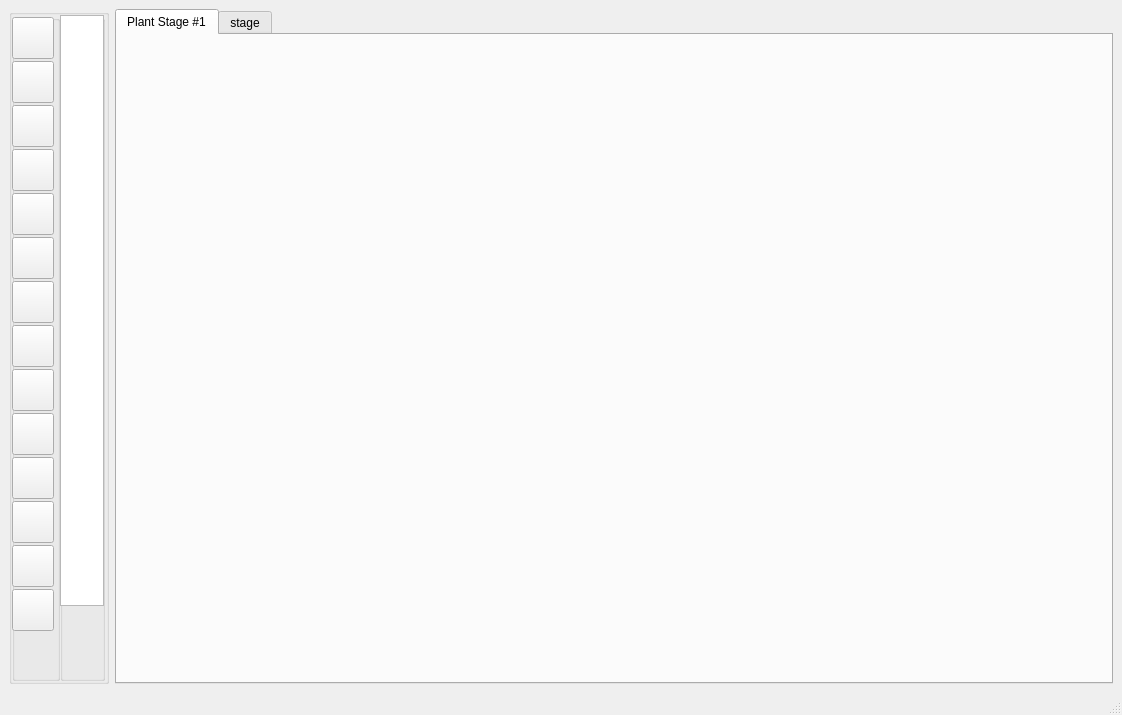
<?xml version="1.0" encoding="UTF-8"?>
<ui version="4.0">
 <class>MainWindow</class>
 <widget class="QMainWindow" name="MainWindow">
  <property name="geometry">
   <rect>
    <x>0</x>
    <y>0</y>
    <width>1122</width>
    <height>715</height>
   </rect>
  </property>
  <property name="windowTitle">
   <string>MainWindow</string>
  </property>
  <widget class="QWidget" name="centralwidget">
   <layout class="QVBoxLayout" name="verticalLayout">
    <item>
     <layout class="QHBoxLayout" name="horizontalLayout">
      <item>
       <widget class="QGroupBox" name="groupBoxToolMain">
        <property name="minimumSize">
         <size>
          <width>100</width>
          <height>0</height>
         </size>
        </property>
        <property name="maximumSize">
         <size>
          <width>100</width>
          <height>16777215</height>
         </size>
        </property>
        <property name="title">
         <string/>
        </property>
        <layout class="QHBoxLayout" name="horizontalLayout_2">
         <property name="spacing">
          <number>0</number>
         </property>
         <property name="leftMargin">
          <number>0</number>
         </property>
         <property name="topMargin">
          <number>0</number>
         </property>
         <property name="rightMargin">
          <number>0</number>
         </property>
         <property name="bottomMargin">
          <number>0</number>
         </property>
         <item>
          <widget class="QGroupBox" name="groupBoxClickButtons">
           <property name="minimumSize">
            <size>
             <width>48</width>
             <height>0</height>
            </size>
           </property>
           <property name="maximumSize">
            <size>
             <width>48</width>
             <height>16777215</height>
            </size>
           </property>
           <property name="title">
            <string/>
           </property>
           <property name="alignment">
            <set>Qt::AlignLeading|Qt::AlignLeft|Qt::AlignVCenter</set>
           </property>
           <widget class="QWidget" name="layoutWidget">
            <property name="geometry">
             <rect>
              <x>0</x>
              <y>0</y>
              <width>44</width>
              <height>632</height>
             </rect>
            </property>
            <layout class="QVBoxLayout" name="verticalLayout_4">
             <property name="spacing">
              <number>0</number>
             </property>
             <item>
              <widget class="QPushButton" name="pushButtonList1">
               <property name="minimumSize">
                <size>
                 <width>42</width>
                 <height>42</height>
                </size>
               </property>
               <property name="maximumSize">
                <size>
                 <width>42</width>
                 <height>42</height>
                </size>
               </property>
               <property name="text">
                <string/>
               </property>
               <property name="icon">
                <iconset resource="Resources.qrc">
                 <normaloff>:/Icons/DragDropIcons/BtnIcons/btn1.png</normaloff>:/Icons/DragDropIcons/BtnIcons/btn1.png</iconset>
               </property>
               <property name="iconSize">
                <size>
                 <width>45</width>
                 <height>45</height>
                </size>
               </property>
              </widget>
             </item>
             <item>
              <widget class="QPushButton" name="pushButtonList2">
               <property name="minimumSize">
                <size>
                 <width>42</width>
                 <height>42</height>
                </size>
               </property>
               <property name="maximumSize">
                <size>
                 <width>42</width>
                 <height>42</height>
                </size>
               </property>
               <property name="text">
                <string/>
               </property>
               <property name="icon">
                <iconset resource="Resources.qrc">
                 <normaloff>:/Icons/DragDropIcons/BtnIcons/btn2.png</normaloff>:/Icons/DragDropIcons/BtnIcons/btn2.png</iconset>
               </property>
               <property name="iconSize">
                <size>
                 <width>47</width>
                 <height>45</height>
                </size>
               </property>
              </widget>
             </item>
             <item>
              <widget class="QPushButton" name="pushButtonList3">
               <property name="minimumSize">
                <size>
                 <width>42</width>
                 <height>42</height>
                </size>
               </property>
               <property name="maximumSize">
                <size>
                 <width>42</width>
                 <height>42</height>
                </size>
               </property>
               <property name="text">
                <string/>
               </property>
               <property name="icon">
                <iconset resource="Resources.qrc">
                 <normaloff>:/Icons/DragDropIcons/BtnIcons/btn3.png</normaloff>:/Icons/DragDropIcons/BtnIcons/btn3.png</iconset>
               </property>
               <property name="iconSize">
                <size>
                 <width>47</width>
                 <height>45</height>
                </size>
               </property>
              </widget>
             </item>
             <item>
              <widget class="QPushButton" name="pushButtonList4">
               <property name="minimumSize">
                <size>
                 <width>42</width>
                 <height>42</height>
                </size>
               </property>
               <property name="maximumSize">
                <size>
                 <width>42</width>
                 <height>42</height>
                </size>
               </property>
               <property name="text">
                <string/>
               </property>
               <property name="icon">
                <iconset resource="Resources.qrc">
                 <normaloff>:/Icons/DragDropIcons/BtnIcons/btn4.png</normaloff>:/Icons/DragDropIcons/BtnIcons/btn4.png</iconset>
               </property>
               <property name="iconSize">
                <size>
                 <width>45</width>
                 <height>45</height>
                </size>
               </property>
              </widget>
             </item>
             <item>
              <widget class="QPushButton" name="pushButtonList5">
               <property name="minimumSize">
                <size>
                 <width>42</width>
                 <height>42</height>
                </size>
               </property>
               <property name="maximumSize">
                <size>
                 <width>42</width>
                 <height>42</height>
                </size>
               </property>
               <property name="text">
                <string/>
               </property>
               <property name="icon">
                <iconset resource="Resources.qrc">
                 <normaloff>:/Icons/DragDropIcons/BtnIcons/btn5.png</normaloff>:/Icons/DragDropIcons/BtnIcons/btn5.png</iconset>
               </property>
               <property name="iconSize">
                <size>
                 <width>47</width>
                 <height>45</height>
                </size>
               </property>
              </widget>
             </item>
             <item>
              <widget class="QPushButton" name="pushButtonList6">
               <property name="minimumSize">
                <size>
                 <width>42</width>
                 <height>42</height>
                </size>
               </property>
               <property name="maximumSize">
                <size>
                 <width>42</width>
                 <height>42</height>
                </size>
               </property>
               <property name="text">
                <string/>
               </property>
               <property name="icon">
                <iconset resource="Resources.qrc">
                 <normaloff>:/Icons/DragDropIcons/BtnIcons/btn6.png</normaloff>:/Icons/DragDropIcons/BtnIcons/btn6.png</iconset>
               </property>
               <property name="iconSize">
                <size>
                 <width>45</width>
                 <height>45</height>
                </size>
               </property>
              </widget>
             </item>
             <item>
              <widget class="QPushButton" name="pushButtonList7">
               <property name="minimumSize">
                <size>
                 <width>42</width>
                 <height>42</height>
                </size>
               </property>
               <property name="maximumSize">
                <size>
                 <width>42</width>
                 <height>42</height>
                </size>
               </property>
               <property name="text">
                <string/>
               </property>
               <property name="icon">
                <iconset resource="Resources.qrc">
                 <normaloff>:/Icons/DragDropIcons/BtnIcons/btn7.png</normaloff>:/Icons/DragDropIcons/BtnIcons/btn7.png</iconset>
               </property>
               <property name="iconSize">
                <size>
                 <width>47</width>
                 <height>45</height>
                </size>
               </property>
              </widget>
             </item>
             <item>
              <widget class="QPushButton" name="pushButtonList8">
               <property name="minimumSize">
                <size>
                 <width>42</width>
                 <height>42</height>
                </size>
               </property>
               <property name="maximumSize">
                <size>
                 <width>42</width>
                 <height>42</height>
                </size>
               </property>
               <property name="text">
                <string/>
               </property>
               <property name="icon">
                <iconset resource="Resources.qrc">
                 <normaloff>:/Icons/DragDropIcons/BtnIcons/btn8.png</normaloff>:/Icons/DragDropIcons/BtnIcons/btn8.png</iconset>
               </property>
               <property name="iconSize">
                <size>
                 <width>47</width>
                 <height>45</height>
                </size>
               </property>
              </widget>
             </item>
             <item>
              <widget class="QPushButton" name="pushButtonList9">
               <property name="minimumSize">
                <size>
                 <width>42</width>
                 <height>42</height>
                </size>
               </property>
               <property name="maximumSize">
                <size>
                 <width>42</width>
                 <height>42</height>
                </size>
               </property>
               <property name="text">
                <string/>
               </property>
               <property name="icon">
                <iconset resource="Resources.qrc">
                 <normaloff>:/Icons/DragDropIcons/BtnIcons/btn9.png</normaloff>:/Icons/DragDropIcons/BtnIcons/btn9.png</iconset>
               </property>
               <property name="iconSize">
                <size>
                 <width>47</width>
                 <height>45</height>
                </size>
               </property>
              </widget>
             </item>
             <item>
              <widget class="QPushButton" name="pushButtonList10">
               <property name="minimumSize">
                <size>
                 <width>42</width>
                 <height>42</height>
                </size>
               </property>
               <property name="maximumSize">
                <size>
                 <width>42</width>
                 <height>42</height>
                </size>
               </property>
               <property name="text">
                <string/>
               </property>
               <property name="icon">
                <iconset resource="Resources.qrc">
                 <normaloff>:/Icons/DragDropIcons/BtnIcons/btn10.png</normaloff>:/Icons/DragDropIcons/BtnIcons/btn10.png</iconset>
               </property>
               <property name="iconSize">
                <size>
                 <width>45</width>
                 <height>45</height>
                </size>
               </property>
              </widget>
             </item>
             <item>
              <widget class="QPushButton" name="pushButtonList11">
               <property name="minimumSize">
                <size>
                 <width>42</width>
                 <height>42</height>
                </size>
               </property>
               <property name="maximumSize">
                <size>
                 <width>42</width>
                 <height>42</height>
                </size>
               </property>
               <property name="text">
                <string/>
               </property>
               <property name="icon">
                <iconset resource="Resources.qrc">
                 <normaloff>:/Icons/DragDropIcons/BtnIcons/btn11.png</normaloff>:/Icons/DragDropIcons/BtnIcons/btn11.png</iconset>
               </property>
               <property name="iconSize">
                <size>
                 <width>47</width>
                 <height>45</height>
                </size>
               </property>
              </widget>
             </item>
             <item>
              <widget class="QPushButton" name="pushButtonList12">
               <property name="minimumSize">
                <size>
                 <width>42</width>
                 <height>42</height>
                </size>
               </property>
               <property name="maximumSize">
                <size>
                 <width>42</width>
                 <height>42</height>
                </size>
               </property>
               <property name="text">
                <string/>
               </property>
               <property name="icon">
                <iconset resource="Resources.qrc">
                 <normaloff>:/Icons/DragDropIcons/BtnIcons/btn12.png</normaloff>:/Icons/DragDropIcons/BtnIcons/btn12.png</iconset>
               </property>
               <property name="iconSize">
                <size>
                 <width>45</width>
                 <height>45</height>
                </size>
               </property>
              </widget>
             </item>
             <item>
              <widget class="QPushButton" name="pushButtonList13">
               <property name="minimumSize">
                <size>
                 <width>42</width>
                 <height>42</height>
                </size>
               </property>
               <property name="maximumSize">
                <size>
                 <width>42</width>
                 <height>42</height>
                </size>
               </property>
               <property name="text">
                <string/>
               </property>
               <property name="icon">
                <iconset resource="Resources.qrc">
                 <normaloff>:/Icons/DragDropIcons/BtnIcons/btn13.png</normaloff>:/Icons/DragDropIcons/BtnIcons/btn13.png</iconset>
               </property>
               <property name="iconSize">
                <size>
                 <width>47</width>
                 <height>45</height>
                </size>
               </property>
              </widget>
             </item>
             <item>
              <widget class="QPushButton" name="pushButtonList14">
               <property name="minimumSize">
                <size>
                 <width>42</width>
                 <height>42</height>
                </size>
               </property>
               <property name="maximumSize">
                <size>
                 <width>42</width>
                 <height>42</height>
                </size>
               </property>
               <property name="text">
                <string/>
               </property>
               <property name="icon">
                <iconset resource="Resources.qrc">
                 <normaloff>:/Icons/DragDropIcons/BtnIcons/paintBucket.png</normaloff>:/Icons/DragDropIcons/BtnIcons/paintBucket.png</iconset>
               </property>
               <property name="iconSize">
                <size>
                 <width>47</width>
                 <height>45</height>
                </size>
               </property>
              </widget>
             </item>
            </layout>
           </widget>
          </widget>
         </item>
         <item>
          <widget class="QGroupBox" name="groupBoxListView">
           <property name="minimumSize">
            <size>
             <width>45</width>
             <height>0</height>
            </size>
           </property>
           <property name="maximumSize">
            <size>
             <width>45</width>
             <height>16777215</height>
            </size>
           </property>
           <property name="title">
            <string/>
           </property>
           <widget class="QListView" name="listView">
            <property name="geometry">
             <rect>
              <x>0</x>
              <y>0</y>
              <width>44</width>
              <height>591</height>
             </rect>
            </property>
            <property name="minimumSize">
             <size>
              <width>44</width>
              <height>591</height>
             </size>
            </property>
            <property name="maximumSize">
             <size>
              <width>44</width>
              <height>591</height>
             </size>
            </property>
           </widget>
          </widget>
         </item>
        </layout>
       </widget>
      </item>
      <item>
       <widget class="QTabWidget" name="tabWidget">
        <property name="currentIndex">
         <number>0</number>
        </property>
        <widget class="QWidget" name="tab0">
         <attribute name="title">
          <string>Plant Stage #1</string>
         </attribute>
        </widget>
        <widget class="QWidget" name="tab1">
         <attribute name="title">
          <string>stage</string>
         </attribute>
        </widget>
       </widget>
      </item>
     </layout>
    </item>
   </layout>
  </widget>
  <widget class="QMenuBar" name="menubar">
   <property name="geometry">
    <rect>
     <x>0</x>
     <y>0</y>
     <width>1122</width>
     <height>21</height>
    </rect>
   </property>
  </widget>
  <widget class="QStatusBar" name="statusbar"/>
 </widget>
 <resources>
  <include location="Resources.qrc"/>
 </resources>
 <connections/>
</ui>
